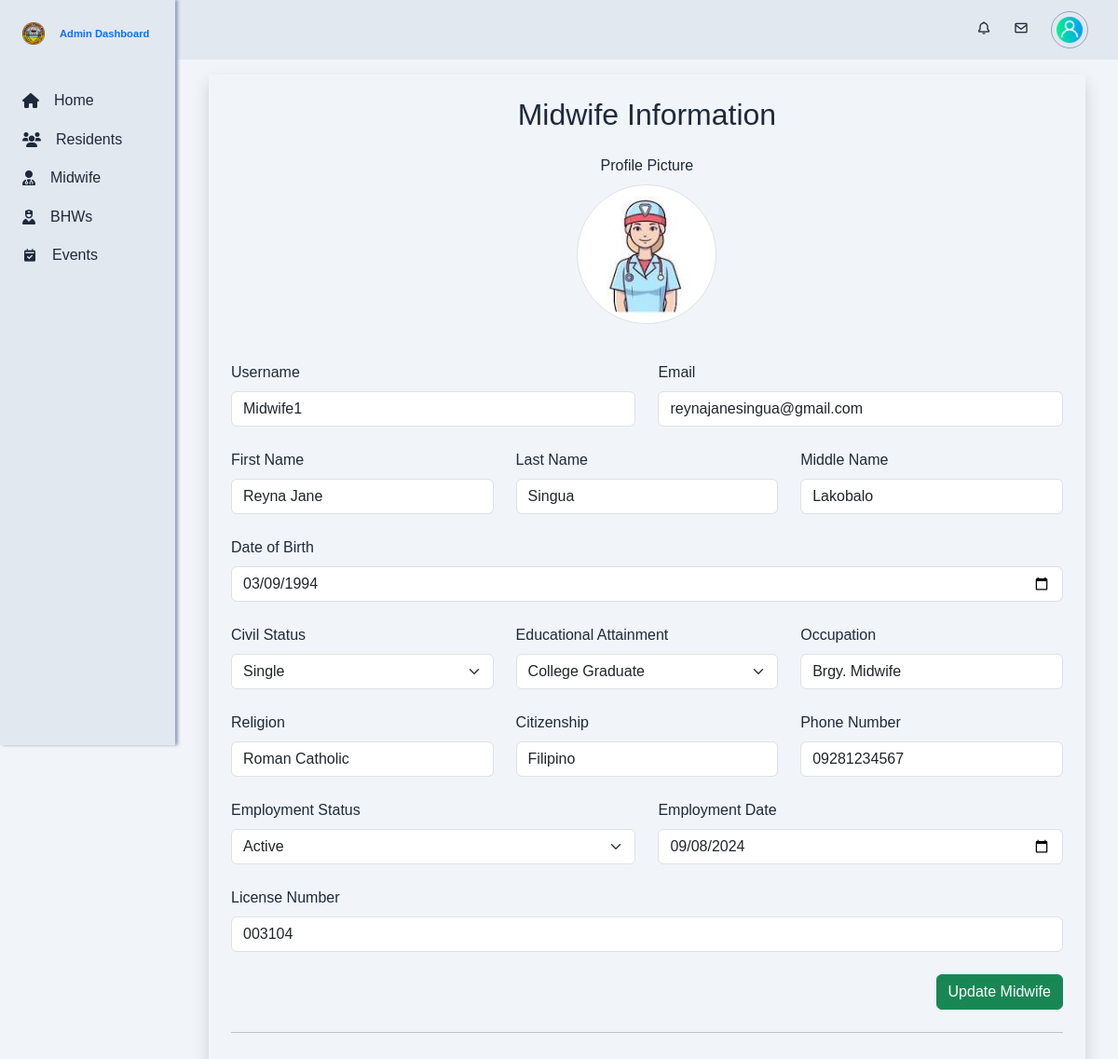
Screenshot of /app/views/admin/midwife.php with the database file from the repository.
### tables this page shows
CREATE TABLE `midwife` (
  `midwife_id` int(10) NOT NULL,
  `account_id` int(10) NOT NULL,
  `personal_info_id` int(10) NOT NULL,
  `employment_status` enum('active','inactive') NOT NULL DEFAULT 'active',
  `employment_date` date NOT NULL DEFAULT current_timestamp(),
  `license_number` varchar(100) DEFAULT NULL
);

CREATE TABLE `accounts` (
  `account_id` int(10) NOT NULL,
  `username` varchar(255) NOT NULL,
  `password` varchar(255) NOT NULL,
  `role` enum('admin','midwife','bhw','residents') NOT NULL,
  `profile_picture` varchar(255) DEFAULT NULL,
  `isArchived` tinyint(1) NOT NULL DEFAULT 0,
  `isValid` tinyint(1) NOT NULL DEFAULT 1
);

CREATE TABLE `personal_information` (
  `personal_info_id` int(10) NOT NULL,
  `lastname` varchar(255) NOT NULL,
  `firstname` varchar(255) NOT NULL,
  `middlename` varchar(255) NOT NULL,
  `date_of_birth` date DEFAULT NULL,
  `civil_status` enum('Single','Married','Widowed','Legally Separated') DEFAULT NULL,
  `educational_attainment` enum('Elementary Graduate','Elementary Undergraduate','Highschool Graduate','Highschool Undergraduate','College Graduate','College Undergraduate') DEFAULT NULL,
  `occupation` varchar(255) DEFAULT NULL,
  `religion` varchar(100) DEFAULT NULL,
  `citizenship` varchar(100) DEFAULT NULL,
  `address_id` int(10) NOT NULL,
  `sex` enum('male','female') NOT NULL,
  `phone_number` varchar(20) DEFAULT NULL,
  `email` varchar(255) DEFAULT NULL,
  `id_picture` varchar(255) DEFAULT NULL,
  `isAlive` tinyint(1) NOT NULL DEFAULT 1,
  `isTransferred` tinyint(1) NOT NULL DEFAULT 0,
  `isArchived` tinyint(1) NOT NULL DEFAULT 0,
  `created_at` datetime NOT NULL DEFAULT current_timestamp(),
  `updated_at` datetime NOT NULL DEFAULT current_timestamp()
);

### app/models/get_midwife.php (called while the page is built)
<?php
function getMidwifeData($conn) {
    $sql = "SELECT
            a.account_id,
            a.username,
            a.role,
            a.profile_picture,
            m.*,
            p.personal_info_id,
            p.lastname,
            p.firstname,
            p.middlename,
            p.date_of_birth,
            p.civil_status,
            p.educational_attainment,
            p.occupation,
            p.religion,
            p.citizenship,
            p.sex,
            p.phone_number,
            p.email,
            p.created_at,
            p.updated_at
        FROM
            midwife m
        JOIN
            accounts a ON m.account_id = a.account_id
        JOIN
            personal_information p ON m.personal_info_id = p.personal_info_id
        WHERE
            a.role = 'midwife'";
    $result = mysqli_query($conn, $sql);
    $midwife_data = [];
    if (mysqli_num_rows($result) > 0) {
        while ($row = mysqli_fetch_assoc($result)) {
            $midwife_data[] = $row;
        }
    }
    return $midwife_data;
}
$midwife_data = getMidwifeData($conn);
?>

### app/views/admin/midwife.php (the view, shortened to what this page needs)
<?php
require './config/db_config.php';
require './app/models/get_midwife.php';
?>
<!DOCTYPE html>
<html lang="en">
<head>
    <?php require './app/views/globals/head.php'; ?>
    <link rel="stylesheet" href="./public/css/admin.css">
</head>
<body id="body-pd">
    <?php require 'partials/top_navigation.php'; ?>
    <?php require 'partials/sidebar.php'; ?>
    <div class="height-100 main-content">
        <div class="container mt-5">
            <div class="row">
                <div class="col-md-12 mb-5 p-4 shadow midwife-form ">
                    <h2 class="mb-4 text-center">Midwife Information</h2>
                    <?php foreach ($midwife_data as $midwife): ?>
                        <form action="./app/controllers/admin-midwife/update_midwife.php" method="post" enctype="multipart/form-data" class="row g-4">
                            <div class="col-md-12 text-center mt-4">
                                <label for="profile_picture" class="form-label d-block">Profile Picture</label>
                                <div class="position-relative d-inline-block">
                                    <img src="<?= $midwife['profile_picture']; ?>" alt="Profile Picture"
                                        class="rounded-circle img-thumbnail mb-3" style="width: 150px; height: 150px; object-fit: cover;">
                                </div>
                            </div>
                            <div class="col-md-6">
                                <label for="username" class="form-label">Username</label>
                                <input type="text" class="form-control" id="username" name="username" value="<?= $midwife['username']; ?>" required>
                            </div>
                            <div class="col-md-6">
                                <label for="email" class="form-label">Email</label>
                                <input type="email" class="form-control" id="email" name="email" value="<?= $midwife['email']; ?>" required>
                            </div>
                            <div class="col-md-4">
                                <label for="firstname" class="form-label">First Name</label>
                                <input type="text" class="form-control" id="firstname" name="firstname" value="<?= $midwife['firstname']; ?>" required>
                            </div>
                            <div class="col-md-4">
                                <label for="lastname" class="form-label">Last Name</label>
                                <input type="text" class="form-control" id="lastname" name="lastname" value="<?= $midwife['lastname']; ?>" required>
                            </div>
                            <div class="col-md-4">
                                <label for="middlename" class="form-label">Middle Name</label>
                                <input type="text" class="form-control" id="middlename" name="middlename" value="<?= $midwife['middlename']; ?>">
                            </div>
                            <div class="col-md-12">
                                <label for="date_of_birth" class="form-label">Date of Birth</label>
                                <input type="date" class="form-control" id="date_of_birth" name="date_of_birth" value="<?= $midwife['date_of_birth']; ?>" required>
                            </div>
                            <div class="col-md-4">
                                <label for="civil_status" class="form-label">Civil Status</label>
                                <select class="form-select" id="civil_status" name="civil_status" required>
                                    <option value="Single" <?= $midwife['civil_status'] == 'Single' ? 'selected' : ''; ?>>Single</option>
                                </select>
                            </div>
                            <div class="col-md-4">
                                <label for="educational_attainment" class="form-label">Educational Attainment</label>
                                <select class="form-select" id="educational_attainment" name="educational_attainment" required>
                                    <option value="College Graduate" <?= $midwife['educational_attainment'] == 'College Graduate' ? 'selected' : ''; ?>>College Graduate</option>
                                </select>
                            </div>
                            <div class="col-md-4">
                                <label for="occupation" class="form-label">Occupation</label>
                                <input type="text" class="form-control" id="occupation" name="occupation" value="<?= $midwife['occupation']; ?>">
                            </div>
                            <div class="col-md-4">
                                <label for="religion" class="form-label">Religion</label>
                                <input type="text" class="form-control" id="religion" name="religion" value="<?= $midwife['religion']; ?>">
                            </div>
                            <div class="col-md-4">
                                <label for="citizenship" class="form-label">Citizenship</label>
                                <input type="text" class="form-control" id="citizenship" name="citizenship" value="<?= $midwife['citizenship']; ?>">
                            </div>
                            <div class="col-md-4">
                                <label for="phone_number" class="form-label">Phone Number</label>
                                <input type="text" class="form-control" id="phone_number" name="phone_number" value="<?= $midwife['phone_number']; ?>" required>
                            </div>
                            <div class="col-md-6">
                                <label for="employment_status" class="form-label">Employment Status</label>
                                <select class="form-select" id="employment_status" name="employment_status" required>
                                    <option value="active" <?= $midwife['employment_status'] == 'active' ? 'selected' : ''; ?>>Active</option>
                                </select>
                            </div>
                            <div class="col-md-6">
                                <label for="employment_date" class="form-label">Employment Date</label>
                                <input type="date" class="form-control" id="employment_date" name="employment_date" value="<?= $midwife['employment_date']; ?>" required>
                            </div>
                            <div class="col-md-12">
                                <label for="license_number" class="form-label">License Number</label>
                                <input type="text" class="form-control" id="license_number" name="license_number" value="<?= $midwife['license_number']; ?>">
                            </div>
                            <div class="col-12 d-flex justify-content-end">
                                <button type="submit" class="btn btn-success">Update Midwife</button>
                            </div>
                        </form>
                        <hr class="my-4">
                    <?php endforeach; ?>
                </div>
            </div>
        </div>
    </div>
</body>
</html>

### public/css/admin.css (style rules this page uses)
:root { --header-height: 3rem; --nav-width: 2rem; --first-color: #f1f5f9; --first-color-light: #f0fdf4; --black-color: #1e293b; --body-font: 'Poppins', sans-serif; --normal-font-size: 1rem; --z-fixed: 100; }
body { position: relative; margin: var(--header-height) 0 0 0; padding: 0 1rem; font-family: var(--body-font); font-size: var(--normal-font-size); background-color: #f1f5f9; color: #1e293b; }
.height-100 { height: 100vh; }
@media screen and (min-width: 768px) { body { margin: calc(var(--header-height) + 1rem) 0 0 0; padding-left: calc(var(--nav-width) + 2rem); } }
.main-content { margin: 5rem auto; z-index: var(--z-fixed); padding-left: 10rem; padding-right: 1.2rem; }

### rows the page displays
midwife: account.profile_picture (picture), username "Midwife1", email "reynajanesingua@gmail.com", firstname "Reyna Jane", lastname "Singua", middlename "Lakobalo", date_of_birth "03/09/1994", occupation "Brgy. Midwife", religion "Roman Catholic", citizenship "Filipino", phone_number "09281234567", employment_status "Active", employment_date "09/08/2024", license_number "003104"
